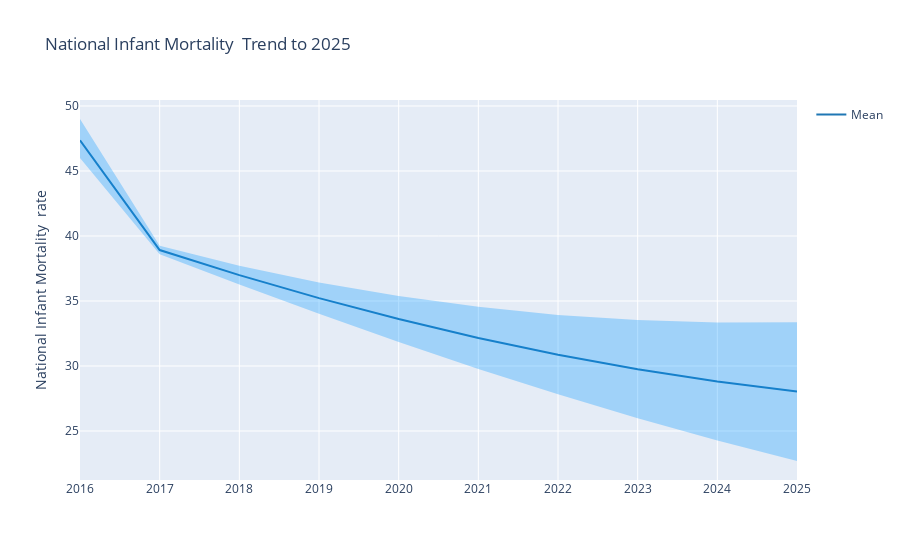

Write notebook code for a chart like this one.
### Code cell
import plotly.graph_objs as go
import pandas as pd

df = pd.read_csv('ARInfantNationalTrend.csv')

fig = go.Figure([
    go.Scatter(
        name='Mean',
        x=df['Year'],
        y=df['Mean'],
        mode='lines',
        line=dict(color='rgb(31, 119, 180)'),
    ),
    go.Scatter(
        name='Upper Bound',
        x=df['Year'],
        y=df['Upper_Bound'],
        mode='lines',
        marker=dict(color="#444"),
        line=dict(width=0),
        showlegend=False
    ),
    go.Scatter(
        name='Lower Bound',
        x=df['Year'],
        y=df['Lower_Bound'],
        marker=dict(color="#444"),
        line=dict(width=0),
        mode='lines',
        fillcolor='rgba(0, 150, 255, 0.3)',
        fill='tonexty',
        showlegend=False
    )
])
fig.update_layout(
    yaxis_title='National Infant Mortality  rate  ',
    title='National Infant Mortality  Trend to 2025',
    hovermode="x"
)
fig.show()

### Figure 1 — Plotly figure (JSON) as saved in the notebook; plotly's stock layout.template omitted (floating-point values rounded to 4 significant figures)
{"data": [{"line": {"color": "rgb(31, 119, 180)"}, "mode": "lines", "name": "Mean", "type": "scatter", "x": [2016, 2017, 2018, 2019, 2020, 2021, 2022, 2023, 2024, 2025], "y": [47.36, 38.92, 36.99, 35.22, 33.61, 32.16, 30.87, 29.75, 28.8, 28.03]}, {"line": {"width": 0}, "marker": {"color": "#444"}, "mode": "lines", "name": "Upper Bound", "showlegend": false, "type": "scatter", "x": [2016, 2017, 2018, 2019, 2020, 2021, 2022, 2023, 2024, 2025], "y": [49, 39.24, 37.72, 36.43, 35.38, 34.55, 33.93, 33.53, 33.34, 33.36]}, {"fill": "tonexty", "fillcolor": "rgba(0, 150, 255, 0.3)", "line": {"width": 0}, "marker": {"color": "#444"}, "mode": "lines", "name": "Lower Bound", "showlegend": false, "type": "scatter", "x": [2016, 2017, 2018, 2019, 2020, 2021, 2022, 2023, 2024, 2025], "y": [46, 38.6, 36.27, 34.01, 31.84, 29.77, 27.82, 25.98, 24.27, 22.69]}], "layout": {"hovermode": "x", "title": {"text": "National Infant Mortality  Trend to 2025"}, "yaxis": {"title": {"text": "National Infant Mortality  rate  "}}}}
